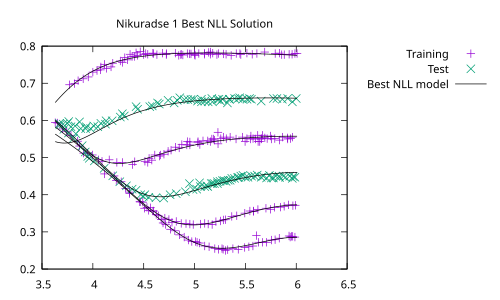

Recreate this plot in gnuplot.
set terminal pdf 
set datafile separator comma

set output 'example_solutions.pdf'

set key outside
pdiv(a,b)=a/b
f_nll(X1,X2) = (pdiv((pdiv(19705.535, -1513.3252) - pdiv(X2, (pdiv(X2, pdiv(X1, pdiv(pdiv(log(abs((X2 + pdiv(-178042.42, 23382.623)))), 0.004164947), (exp(-418.20148) - 0.0015296378)))) * (pdiv(pdiv(log(abs((X1 + -21.17094))), 291190.9), (pdiv(35.920033, X1) - (4.2710896 - X2))) + exp(pdiv(pdiv(341481.84, (((pdiv((pdiv((7550.242 + X1), 5444.6816) - -310419.06), ((-118.74024 + 18.409668) - X1)) + 30188.436) + -77566.07) - -41961.336)), X2)))))), ((-33.250134 + (47.372906 - pdiv(((111580.16 - log(abs(X1))) - X1), ((3497.4644 + (385.37195 - (X2 * 115.67391))) - X1)))) - X1)) + 0.420019)
f_dl(X1,X2) = abs((X1 * -0.17747447)) ** -0.26693976
f_eggmo(x0,x1) = sqrt(abs((-0.5519320260323309 * (abs((abs(((x0 / x1) * -0.2718853680692968)) ** -0.6334062513680286)) ** sin(((log(x0) - exp(sqrt(abs(x1)))) * -0.3231455586749189))))))
f_operon(X1,X2) = log(abs(((((175.659882 * X1) ** ((3.255290 * X2) ** (-0.881381))) + (log(abs(((-51.717407) * X1))) / ((-0.840425) * X2))) / (0.034762 * X2))))
set title "Nikuradse 1 Best NLL Solution"
plot '../datasets/nikuradse_1_train.csv' using 2:3:1 with points title 'Training', \
     '../datasets/nikuradse_1_test.csv'  using 2:3:1 with points title 'Test',\
     for [r_k in "15 30.6 60 126 252 507"] f_nll(r_k,x)   lc 0 notitle,\
     keyentry with lines lc 0 title 'Best NLL model'

set title "Nikuradse 1 Best DL Solution"
plot '../datasets/nikuradse_1_train.csv' using 2:3:1 with points title 'Training', \
     '../datasets/nikuradse_1_test.csv'  using 2:3:1 with points title 'Test',\
     for [r_k in "15 30.6 60 126 252 507"] f_dl(r_k,x)   lc 0 notitle,\
     keyentry with lines lc 0 title 'Best DL model'

set title "Nikuradse 1 Best EggMo Solution"
plot '../datasets/nikuradse_1_train.csv' using 2:3:1 with points title 'Training', \
     '../datasets/nikuradse_1_test.csv'  using 2:3:1 with points title 'Test',\
     for [r_k in "15 30.6 60 126 252 507"] f_eggmo(r_k,x)   lc 0 notitle,\
     keyentry with lines lc 0 title 'Best EggMo model'


set title "Nikuradse 1 Best Operon Solution"
plot '../datasets/nikuradse_1_train.csv' using 2:3:1 with points title 'Training', \
     '../datasets/nikuradse_1_test.csv'  using 2:3:1 with points title 'Test',\
     for [r_k in "15 30.6 60 126 252 507"] f_operon(r_k,x)   lc 0 notitle,\
     keyentry with lines lc 0 title 'Best Operon model'



#     '../datasets/nikuradse_1_test.csv'  using 2:(f2($1,$2)) with points title "Test prediction"
#     '../datasets/nikuradse_1_train.csv' using 2:(f1($1,$2)) with points axes x1y2 title "Training prediction",\
#     '../datasets/nikuradse_1_test.csv'  using 2:(f1($1,$2)) with points axes x1y2 title "Test prediction",\
     
